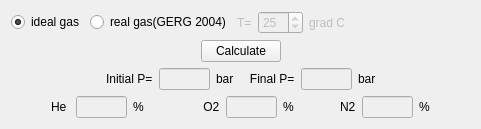
       <widget class="QWidget" name="tab_2">
        <attribute name="title">
         <string>Continuous Mixing</string>
        </attribute>
        <layout class="QVBoxLayout" name="verticalLayout_5">
         <item>
          <layout class="QHBoxLayout" name="horizontalLayout_14">
           <item>
            <widget class="QRadioButton" name="radioButtonIdealBM">
             <property name="text">
              <string>ideal gas</string>
             </property>
             <property name="checked">
              <bool>true</bool>
             </property>
             <property name="autoExclusive">
              <bool>true</bool>
             </property>
            </widget>
           </item>
           <item>
            <widget class="QRadioButton" name="radioButtonRealBM">
             <property name="text">
              <string>real gas(GERG 2004)</string>
             </property>
             <property name="checked">
              <bool>false</bool>
             </property>
             <property name="autoExclusive">
              <bool>true</bool>
             </property>
            </widget>
           </item>
           <item>
            <widget class="QLabel" name="label_29">
             <property name="enabled">
              <bool>false</bool>
             </property>
             <property name="text">
              <string>T=</string>
             </property>
            </widget>
           </item>
           <item>
            <widget class="QSpinBox" name="spinBoxTBM">
             <property name="enabled">
              <bool>false</bool>
             </property>
             <property name="minimum">
              <number>-20</number>
             </property>
             <property name="maximum">
              <number>50</number>
             </property>
             <property name="value">
              <number>25</number>
             </property>
            </widget>
           </item>
           <item>
            <widget class="QLabel" name="label_30">
             <property name="enabled">
              <bool>false</bool>
             </property>
             <property name="text">
              <string>grad C</string>
             </property>
            </widget>
           </item>
           <item>
            <spacer name="horizontalSpacer_6">
             <property name="orientation">
              <enum>Qt::Horizontal</enum>
             </property>
             <property name="sizeHint" stdset="0">
              <size>
               <width>40</width>
               <height>20</height>
              </size>
             </property>
            </spacer>
           </item>
          </layout>
         </item>
         <item>
          <layout class="QHBoxLayout" name="horizontalLayout_17">
           <item>
            <spacer name="horizontalSpacer_11">
             <property name="orientation">
              <enum>Qt::Horizontal</enum>
             </property>
             <property name="sizeHint" stdset="0">
              <size>
               <width>40</width>
               <height>20</height>
              </size>
             </property>
            </spacer>
           </item>
           <item>
            <widget class="QPushButton" name="calculateButtonBM">
             <property name="text">
              <string>Calculate</string>
             </property>
            </widget>
           </item>
           <item>
            <spacer name="horizontalSpacer_10">
             <property name="orientation">
              <enum>Qt::Horizontal</enum>
             </property>
             <property name="sizeHint" stdset="0">
              <size>
               <width>40</width>
               <height>20</height>
              </size>
             </property>
            </spacer>
           </item>
          </layout>
         </item>
         <item>
          <layout class="QHBoxLayout" name="horizontalLayout_15">
           <item>
            <spacer name="horizontalSpacer_4">
             <property name="orientation">
              <enum>Qt::Horizontal</enum>
             </property>
             <property name="sizeHint" stdset="0">
              <size>
               <width>40</width>
               <height>20</height>
              </size>
             </property>
            </spacer>
           </item>
           <item>
            <widget class="QLabel" name="label_31">
             <property name="text">
              <string>Initial P=</string>
             </property>
            </widget>
           </item>
           <item>
            <widget class="QLineEdit" name="lineEdit_PiBM">
             <property name="enabled">
              <bool>false</bool>
             </property>
             <property name="maximumSize">
              <size>
               <width>51</width>
               <height>16777215</height>
              </size>
             </property>
             <property name="font">
              <font>
               <weight>75</weight>
               <bold>true</bold>
              </font>
             </property>
            </widget>
           </item>
           <item>
            <widget class="QLabel" name="label_32">
             <property name="text">
              <string>bar</string>
             </property>
            </widget>
           </item>
           <item>
            <widget class="QLabel" name="label_33">
             <property name="text">
              <string>   Final P=</string>
             </property>
            </widget>
           </item>
           <item>
            <widget class="QLineEdit" name="lineEdit_PfBM">
             <property name="enabled">
              <bool>false</bool>
             </property>
             <property name="maximumSize">
              <size>
               <width>51</width>
               <height>16777215</height>
              </size>
             </property>
             <property name="font">
              <font>
               <weight>75</weight>
               <bold>true</bold>
              </font>
             </property>
            </widget>
           </item>
           <item>
            <widget class="QLabel" name="label_34">
             <property name="text">
              <string>bar</string>
             </property>
            </widget>
           </item>
           <item>
            <spacer name="horizontalSpacer_7">
             <property name="orientation">
              <enum>Qt::Horizontal</enum>
             </property>
             <property name="sizeHint" stdset="0">
              <size>
               <width>40</width>
               <height>20</height>
              </size>
             </property>
            </spacer>
           </item>
          </layout>
         </item>
         <item>
          <layout class="QHBoxLayout" name="horizontalLayout_16">
           <item>
            <spacer name="horizontalSpacer_5">
             <property name="orientation">
              <enum>Qt::Horizontal</enum>
             </property>
             <property name="sizeHint" stdset="0">
              <size>
               <width>40</width>
               <height>20</height>
              </size>
             </property>
            </spacer>
           </item>
           <item>
            <widget class="QLabel" name="label_35">
             <property name="text">
              <string>He </string>
             </property>
            </widget>
           </item>
           <item>
            <widget class="QLineEdit" name="lineEdit_HeBM">
             <property name="enabled">
              <bool>false</bool>
             </property>
             <property name="maximumSize">
              <size>
               <width>51</width>
               <height>16777215</height>
              </size>
             </property>
             <property name="font">
              <font>
               <weight>75</weight>
               <bold>true</bold>
              </font>
             </property>
            </widget>
           </item>
           <item>
            <widget class="QLabel" name="label_36">
             <property name="text">
              <string>%</string>
             </property>
            </widget>
           </item>
           <item>
            <spacer name="horizontalSpacer_8">
             <property name="orientation">
              <enum>Qt::Horizontal</enum>
             </property>
             <property name="sizeHint" stdset="0">
              <size>
               <width>40</width>
               <height>20</height>
              </size>
             </property>
            </spacer>
           </item>
           <item>
            <widget class="QLabel" name="label_37">
             <property name="text">
              <string>    O2</string>
             </property>
            </widget>
           </item>
           <item>
            <widget class="QLineEdit" name="lineEdit_O2BM">
             <property name="enabled">
              <bool>false</bool>
             </property>
             <property name="maximumSize">
              <size>
               <width>51</width>
               <height>16777215</height>
              </size>
             </property>
             <property name="font">
              <font>
               <weight>75</weight>
               <bold>true</bold>
              </font>
             </property>
            </widget>
           </item>
           <item>
            <widget class="QLabel" name="label_38">
             <property name="text">
              <string>%</string>
             </property>
            </widget>
           </item>
           <item>
            <spacer name="horizontalSpacer_9">
             <property name="orientation">
              <enum>Qt::Horizontal</enum>
             </property>
             <property name="sizeHint" stdset="0">
              <size>
               <width>40</width>
               <height>20</height>
              </size>
             </property>
            </spacer>
           </item>
           <item>
            <widget class="QLabel" name="label_39">
             <property name="text">
              <string>N2</string>
             </property>
            </widget>
           </item>
           <item>
            <widget class="QLineEdit" name="lineEdit_N2BM">
             <property name="enabled">
              <bool>false</bool>
             </property>
             <property name="maximumSize">
              <size>
               <width>51</width>
               <height>16777215</height>
              </size>
             </property>
             <property name="font">
              <font>
               <weight>75</weight>
               <bold>true</bold>
              </font>
             </property>
            </widget>
           </item>
           <item>
            <widget class="QLabel" name="label_40">
             <property name="text">
              <string>%</string>
             </property>
            </widget>
           </item>
           <item>
            <spacer name="horizontalSpacer_12">
             <property name="orientation">
              <enum>Qt::Horizontal</enum>
             </property>
             <property name="sizeHint" stdset="0">
              <size>
               <width>40</width>
               <height>20</height>
              </size>
             </property>
            </spacer>
           </item>
          </layout>
         </item>
        </layout>
       </widget>
